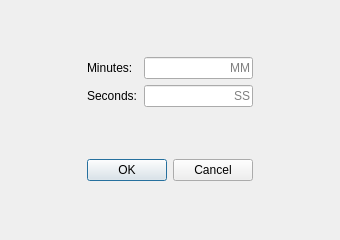
<?xml version="1.0" encoding="UTF-8"?>
<ui version="4.0">
 <class>timer_dialog</class>
 <widget class="QDialog" name="timer_dialog">
  <property name="geometry">
   <rect>
    <x>0</x>
    <y>0</y>
    <width>340</width>
    <height>240</height>
   </rect>
  </property>
  <property name="minimumSize">
   <size>
    <width>340</width>
    <height>240</height>
   </size>
  </property>
  <property name="baseSize">
   <size>
    <width>340</width>
    <height>240</height>
   </size>
  </property>
  <property name="contextMenuPolicy">
   <enum>Qt::DefaultContextMenu</enum>
  </property>
  <property name="windowTitle">
   <string>Set Time</string>
  </property>
  <layout class="QGridLayout" name="gridLayout">
   <item row="0" column="0">
    <spacer name="horizontalSpacer">
     <property name="orientation">
      <enum>Qt::Horizontal</enum>
     </property>
     <property name="sizeHint" stdset="0">
      <size>
       <width>40</width>
       <height>20</height>
      </size>
     </property>
    </spacer>
   </item>
   <item row="0" column="1">
    <layout class="QGridLayout" name="gridLayout_2">
     <item row="1" column="0">
      <widget class="QLabel" name="seconds_label">
       <property name="text">
        <string>Seconds:</string>
       </property>
      </widget>
     </item>
     <item row="0" column="0">
      <widget class="QLabel" name="minutes_label">
       <property name="text">
        <string>Minutes:</string>
       </property>
      </widget>
     </item>
     <item row="0" column="1">
      <widget class="QLineEdit" name="minutes_edit">
       <property name="alignment">
        <set>Qt::AlignRight|Qt::AlignTrailing|Qt::AlignVCenter</set>
       </property>
       <property name="placeholderText">
        <string>MM</string>
       </property>
      </widget>
     </item>
     <item row="1" column="1">
      <widget class="QLineEdit" name="seconds_edit">
       <property name="alignment">
        <set>Qt::AlignRight|Qt::AlignTrailing|Qt::AlignVCenter</set>
       </property>
       <property name="placeholderText">
        <string>SS</string>
       </property>
      </widget>
     </item>
    </layout>
   </item>
   <item row="1" column="1">
    <widget class="QDialogButtonBox" name="buttonBox">
     <property name="orientation">
      <enum>Qt::Horizontal</enum>
     </property>
     <property name="standardButtons">
      <set>QDialogButtonBox::Cancel|QDialogButtonBox::Ok</set>
     </property>
    </widget>
   </item>
   <item row="0" column="2">
    <spacer name="horizontalSpacer_2">
     <property name="orientation">
      <enum>Qt::Horizontal</enum>
     </property>
     <property name="sizeHint" stdset="0">
      <size>
       <width>40</width>
       <height>20</height>
      </size>
     </property>
    </spacer>
   </item>
  </layout>
 </widget>
 <resources/>
 <connections>
  <connection>
   <sender>buttonBox</sender>
   <signal>accepted()</signal>
   <receiver>timer_dialog</receiver>
   <slot>accept()</slot>
   <hints>
    <hint type="sourcelabel">
     <x>248</x>
     <y>254</y>
    </hint>
    <hint type="destinationlabel">
     <x>157</x>
     <y>274</y>
    </hint>
   </hints>
  </connection>
  <connection>
   <sender>buttonBox</sender>
   <signal>rejected()</signal>
   <receiver>timer_dialog</receiver>
   <slot>reject()</slot>
   <hints>
    <hint type="sourcelabel">
     <x>316</x>
     <y>260</y>
    </hint>
    <hint type="destinationlabel">
     <x>286</x>
     <y>274</y>
    </hint>
   </hints>
  </connection>
 </connections>
</ui>
